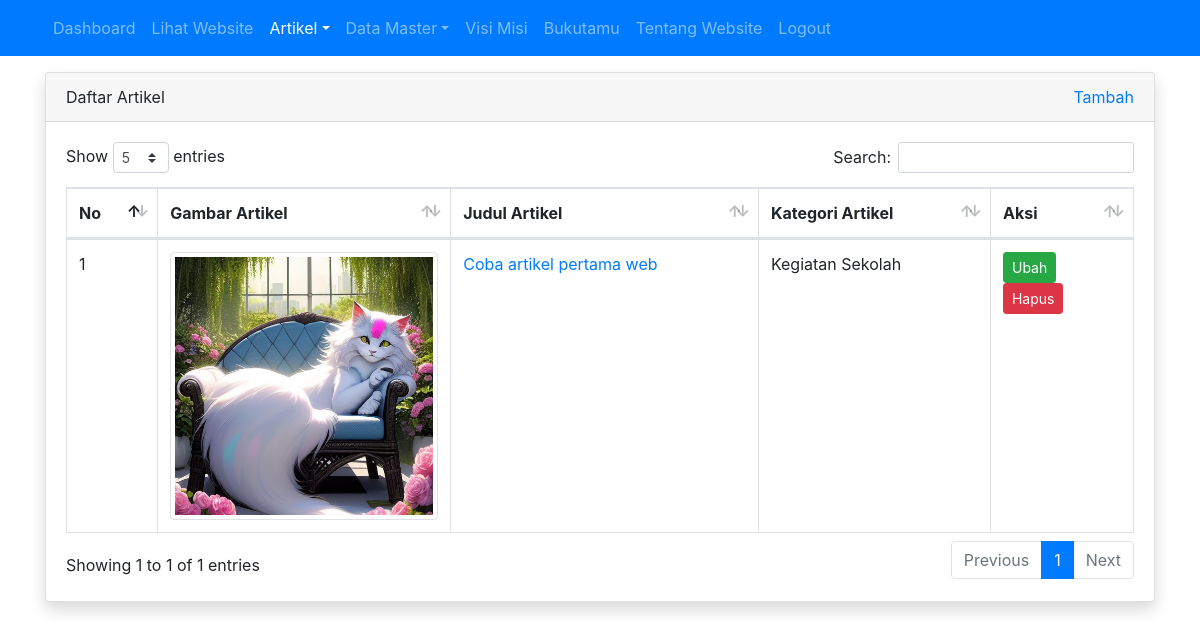
Page /admin/artikel/index.php (signed in) on the committed database.
### tables this page shows
CREATE TABLE `tbl_artikel` (
  `id` int(11) NOT NULL AUTO_INCREMENT,
  `judul` varchar(255) DEFAULT NULL,
  `isi` text DEFAULT NULL,
  `tanggal` date DEFAULT NULL,
  `foto` varchar(100) DEFAULT NULL,
  `id_kategori` int(11) DEFAULT NULL,
  PRIMARY KEY (`id`),
  KEY `id_kategori` (`id_kategori`),
  CONSTRAINT `tbl_artikel_ibfk_1` FOREIGN KEY (`id_kategori`) REFERENCES `tbl_kategori_artikel` (`id`) ON DELETE SET NULL ON UPDATE CASCADE
);

CREATE TABLE `tbl_kategori_artikel` (
  `id` int(11) NOT NULL AUTO_INCREMENT,
  `nama_kategori` varchar(30) DEFAULT NULL,
  PRIMARY KEY (`id`)
);

### admin/artikel/index.php (the view, shortened to what this page needs)
<?php
require_once '../../koneksi.php';
$query = mysqli_query($koneksi, "SELECT tbl_artikel.*, tbl_kategori_artikel.nama_kategori FROM tbl_artikel LEFT JOIN tbl_kategori_artikel ON tbl_artikel.id_kategori = tbl_kategori_artikel.id");
$no = 1;
?>
<!DOCTYPE html>
<html>
<head>
	<link rel="stylesheet" href="../../resources/datatables/datatables.min.css">
	<link rel="stylesheet" href="../../resources/css/bootstrap.min.css">
</head>
<body>
	<?php require_once '../navbar.php'; ?>
	<div class="container mt-3">
		<div class="row">
			<div class="col">
				<div class="card shadow">
					<div class="card-header">
						<div class="clearfix">
							<div class="float-left">
								Daftar Artikel
							</div>
							<div class="float-right">
								<a href="tambah.php">Tambah</a>
							</div>
						</div>
					</div>
					<div class="card-body">
						<table id="table_id" class="dataTable table table-bordered">
							<thead>
								<tr>
									<th>No</th>
									<th width="250px">Gambar Artikel</th>
									<th>Judul Artikel</th>
									<th>Kategori Artikel</th>
									<th width="100px">Aksi</th>
								</tr>
							</thead>
							<tbody>
								<?php while ($row = mysqli_fetch_assoc($query)) : ?>
									<tr>
										<td><?= $no++ ?></td>
										<td><img src="../../images/artikel/<?= $row['foto'] ?>" alt="<?= $row['judul'] ?>" width="100%" class="img-thumbnail"></td>
										<td><a href="detail.php?id=<?= $row['id'] ?>"><?= $row['judul'] ?></a></td>
										<td><?= isset($row['nama_kategori']) ? $row['nama_kategori'] : '-' ?></td>
										<td>
											<a href="ubah.php?id=<?= $row['id'] ?>" class="btn btn-success btn-sm">Ubah</a>
											<a href="hapus.php?id=<?= $row['id'] ?>" class="btn btn-danger btn-sm" onclick="return confirm('apakah anda yakin?')">Hapus</a>
										</td>
									</tr>
								<?php endwhile; ?>
							</tbody>
						</table>
					</div>
				</div>
			</div>
		</div>
	</div>
</body>
</html>

### rows in the picture
tbl_artikel: foto (picture), judul "Coba artikel pertama web", id_kategori.nama_kategori "Kegiatan Sekolah"
